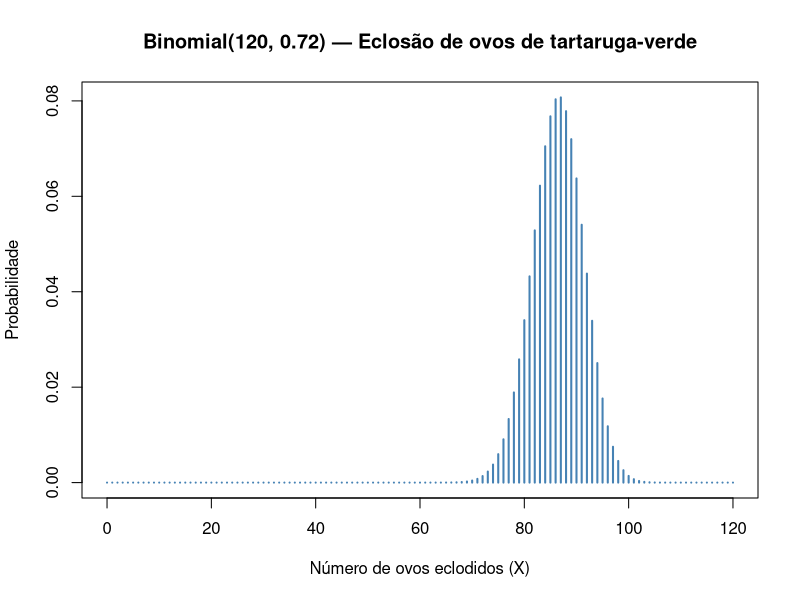
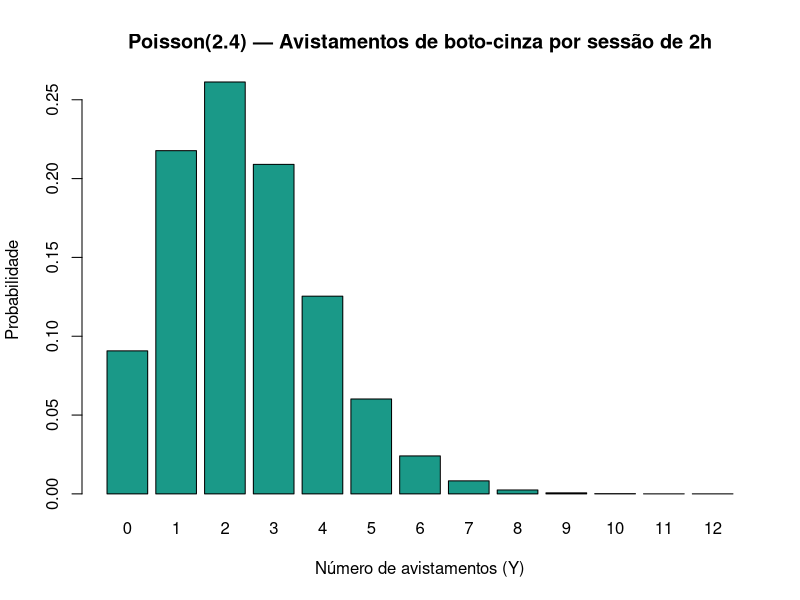
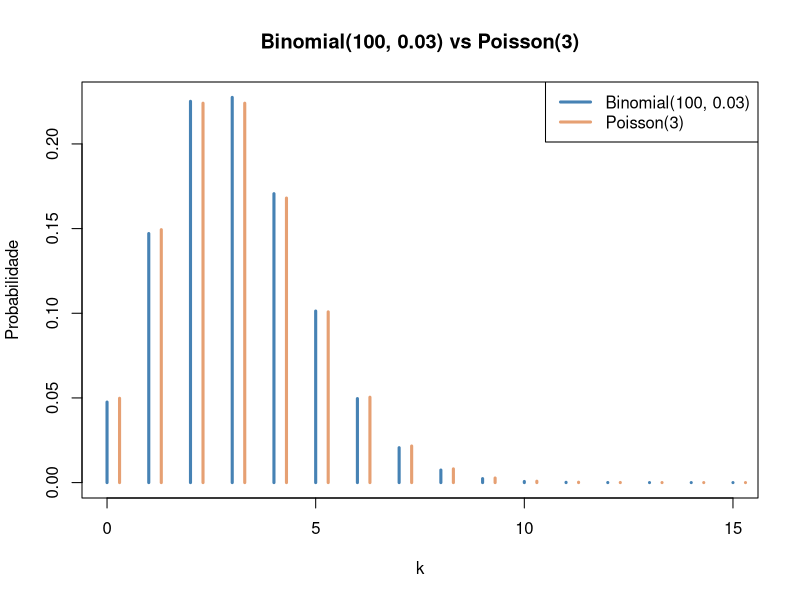
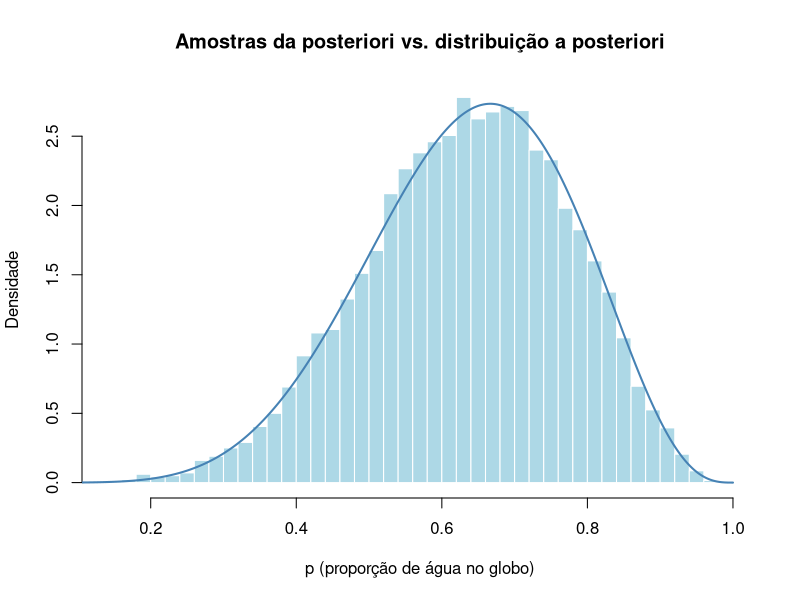
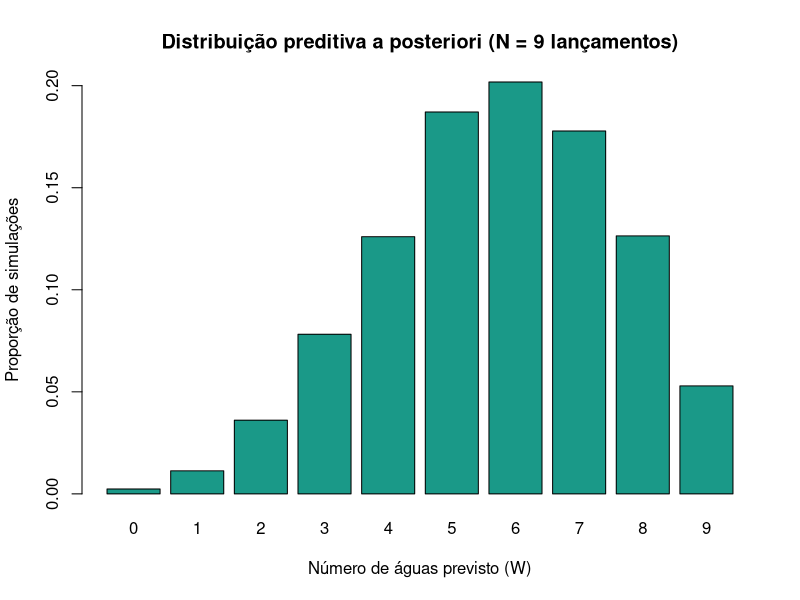

The R source for these figures, in order:
## ---- chunk 1
# Distribuição Binomial: ovos de tartaruga-verde
N <- 120
p <- 0.72

# Valores possíveis de X
k <- 0:N

# Função de probabilidade (pmf)
pmf <- dbinom(k, size = N, prob = p)

# Visualizar a pmf como diagrama de barras
plot(k, pmf, type = "h", lwd = 2, col = "steelblue",
     xlab = "Número de ovos eclodidos (X)",
     ylab = "Probabilidade",
     main = "Binomial(120, 0.72) — Eclosão de ovos de tartaruga-verde")

# Esperança e desvio padrão
cat("Esperança:", N * p, "\n")
cat("Desvio padrão:", sqrt(N * p * (1 - p)), "\n")

# Probabilidade de eclodirem mais de 90 ovos
prob_90_mais <- 1 - pbinom(90, size = N, prob = p)
cat("P(X > 90):", round(prob_90_mais, 4), "\n")
## ---- chunk 2
# Distribuição de Poisson: avistamentos de boto-cinza
lambda <- 2.4

# Valores de k a visualizar
k <- 0:12

# Função de probabilidade (pmf)
pmf_pois <- dpois(k, lambda = lambda)

# Visualizar a pmf como diagrama de barras
barplot(pmf_pois, names.arg = k,
        col = "#1a9988",
        xlab = "Número de avistamentos (Y)",
        ylab = "Probabilidade",
        main = "Poisson(2.4) — Avistamentos de boto-cinza por sessão de 2h")

# Probabilidade de nenhum avistamento
prob_zero <- dpois(0, lambda = lambda)
cat("P(Y = 0):", round(prob_zero, 4), "\n")

# Probabilidade de mais de 5 avistamentos
prob_mais5 <- 1 - ppois(5, lambda = lambda)
cat("P(Y > 5):", round(prob_mais5, 4), "\n")
## ---- chunk 3
# Convergência da Binomial para a Poisson
lambda <- 3
k <- 0:15

# Binomial com N grande e p pequeno (Np = lambda)
N_grande <- 100
p_pequeno <- lambda / N_grande
binom_pmf <- dbinom(k, size = N_grande, prob = p_pequeno)

# Poisson com mesma taxa
pois_pmf <- dpois(k, lambda = lambda)

# Visualizar lado a lado
plot(k, binom_pmf, type = "h", col = "steelblue", lwd = 3,
     xlab = "k", ylab = "Probabilidade",
     main = "Binomial(100, 0.03) vs Poisson(3)")
lines(k + 0.3, pois_pmf, type = "h", col = "#e6a073", lwd = 3)
legend("topright",
       legend = c("Binomial(100, 0.03)", "Poisson(3)"),
       col = c("steelblue", "#e6a073"), lwd = 3)
## ---- chunk 4
# Reconstruir a posteriori por grade (retomando o exemplo do globo, Aula 02)
p_grid <- seq(0, 1, length.out = 1000)  # grade mais fina: 1000 pontos
prior  <- rep(1, 1000)                   # priori uniforme

W <- 6; N <- 9
lik  <- dbinom(W, size = N, prob = p_grid)
post <- lik * prior
post <- post / sum(post)                  # normalizar

# Amostrar 10000 valores de p com probabilidade proporcional à posteriori
amostras <- sample(p_grid, size = 1e4, replace = TRUE, prob = post)

# Histograma das amostras vs. curva da posteriori
hist(amostras, breaks = 50, freq = FALSE,
     col = "lightblue", border = "white",
     xlab = "p (proporção de água no globo)",
     ylab = "Densidade",
     main = "Amostras da posteriori vs. distribuição a posteriori")
lines(p_grid, post * 1000, col = "steelblue", lwd = 2)
## ---- chunk 5
# Intervalo de percentil de 90%: excluir 5% em cada cauda
ic_90 <- quantile(amostras, c(0.05, 0.95))
cat("Intervalo de credibilidade 90% (percentil):",
    round(ic_90, 3), "\n")
## ---- chunk 6
# Cálculo manual do HPDI de 90%
hpdi_manual <- function(amostras, prob = 0.90) {
  amostras_ord <- sort(amostras)
  n <- length(amostras_ord)
  # número de amostras a reter
  n_retido <- floor(prob * n)
  # amplitude de cada janela de comprimento n_retido
  amplitudes <- amostras_ord[(n_retido + 1):n] - amostras_ord[1:(n - n_retido)]
  # janela com menor amplitude
  inicio <- which.min(amplitudes)
  c(inferior = amostras_ord[inicio],
    superior = amostras_ord[inicio + n_retido])
}

hpdi_90 <- hpdi_manual(amostras, prob = 0.90)
cat("HPDI 90%:", round(hpdi_90, 3), "\n")
## ---- chunk 7
# Para cada valor amostrado de p, simular N = 9 novos lançamentos
# amostras: vetor com 10000 valores de p (gerado na seção anterior)
pred_W <- rbinom(length(amostras), size = 9, prob = amostras)

# Distribuição dos valores previstos
tabela_pred <- table(pred_W)
print(tabela_pred)

# Visualizar a distribuição preditiva como barplot
barplot(tabela_pred / length(amostras),
        col = "#1a9988",
        xlab = "Número de águas previsto (W)",
        ylab = "Proporção de simulações",
        main = "Distribuição preditiva a posteriori (N = 9 lançamentos)")

# Probabilidade preditiva de observar exatamente W = 6 novamente
prob_pred_6 <- mean(pred_W == 6)
cat("P(W = 6 | dados) preditiva:", round(prob_pred_6, 3), "\n")
## ---- chunk 8
# Ciclo completo: priori → grade → posteriori → amostras → predições

# Passo 1: grade e priori
p_grid <- seq(0, 1, length.out = 1000)
prior  <- rep(1, 1000)

# Passo 2: verossimilhança e posteriori
W <- 6; N <- 9
lik  <- dbinom(W, size = N, prob = p_grid)
post <- lik * prior / sum(lik * prior)

# Passo 3: amostras da posteriori
amostras <- sample(p_grid, size = 1e4, replace = TRUE, prob = post)

# Passo 4: distribuição preditiva a posteriori
pred_W <- rbinom(1e4, size = N, prob = amostras)

# Resumo
cat("Média das amostras de p:", round(mean(amostras), 3), "\n")
cat("HPDI 90% para p:", round(hpdi_manual(amostras), 3), "\n")
cat("Valor mais frequente nas predições:", as.integer(names(which.max(table(pred_W)))), "\n")
